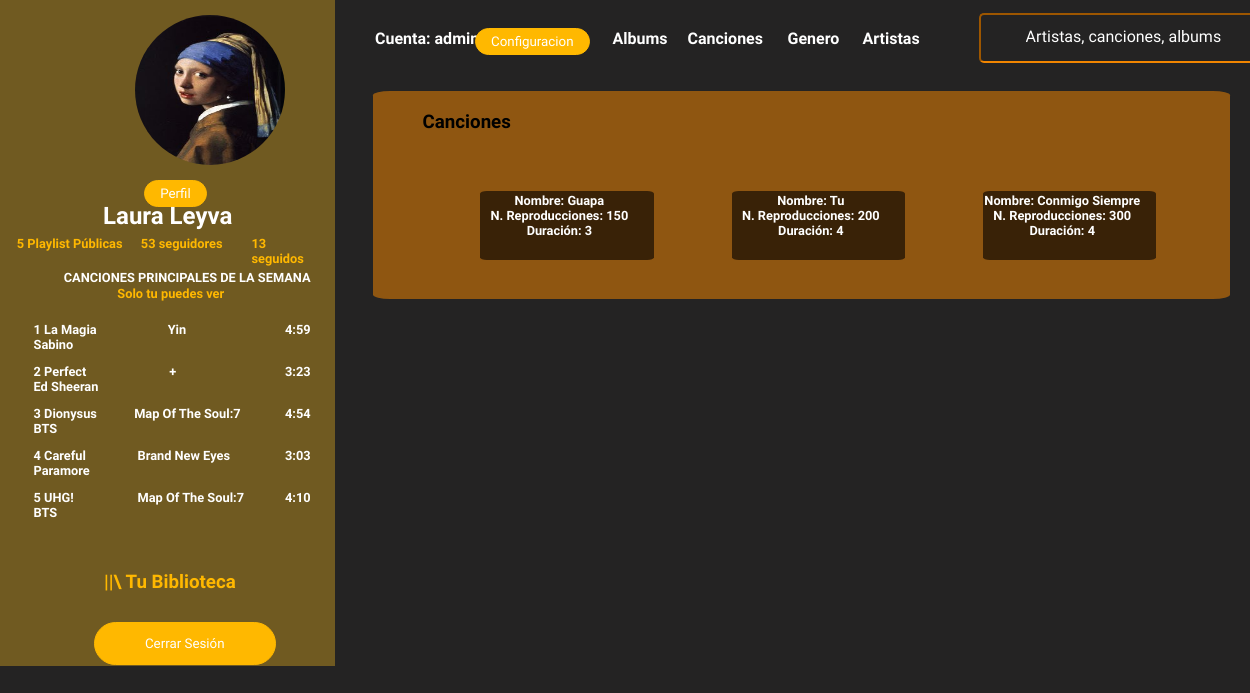
Screenshot of /canciones/ (signed in) with the database file from the repository.
### control_usuarios/models.py (models this page shows, shortened)
class User(AbstractUser):
    avatar = models.ImageField(upload_to='avatares/', default='avatares/logouser.jpg')
    desc = models.TextField(null=True, blank=True)
    num_tel = models.CharField(max_length = 20, null=True, blank=True)
    pais = models.CharField(max_length = 30)
    fecha_nac = models.DateField(default="2018-07-22")
    tipo_us = models.CharField(max_length = 30, default="normal")

### control_musica/models.py (models this page shows, shortened)
class Canciones(models.Model):
    fk_album = models.ForeignKey(Albumes, on_delete=models.CASCADE)
    fk_genero = models.ForeignKey(Generos, on_delete=models.CASCADE)
    cancion = models.CharField(max_length = 50)
    reproducciones = models.IntegerField(default=0)
    duracion = models.IntegerField()
    link =  models.CharField(max_length = 200)

### control_musica/views.py (the view)
# urls.py: path('canciones/', views.canciones_view, name="canciones_view"),
@login_required
def canciones_view(request):
    canciones = Canciones.objects.all()
    return render(request, 'canciones.html', {'canciones':canciones})

### templates/canciones.html
{% extends 'Home.html' %}
{% block content %}
<div class="texto9">
    <h3>Canciones</h3>
</div>
<div class="cards">
    {% for Cancion in canciones %}
    <div onclick="location.href = '{{Cancion.link}}'">
        <h5>Nombre: {{ Cancion.cancion }}<br>N. Reproducciones:  {{ Cancion.reproducciones}}<br>Duración:  {{ Cancion.duracion}} </h5>
    </div>
    {% endfor %}
</div>
{% endblock %}

### templates/Home.html (shortened to what this page needs)
{% load static %}
<!DOCTYPE html>
<html lang="en">
<head>
    <link rel="stylesheet" type="text/css" href="../static/css/Estilos.css">
</head>
<body class="general4">
    <div class="Artistas" onclick="location.href = '/artistas'">
        <h4>Artistas</h4>
    </div>
    <div class="Genero" onclick="location.href = '/generos'">
        <h4>Genero</h4>
    </div>
    <div class="Canciones" onclick="location.href = '/canciones'">
        <h4>Canciones</h4>
    </div>
    <div class="Albums" onclick="location.href = '/home'">
        <h4>Albums</h4>
    </div>
    {% if user.tipo_us == "admin" %}
    <div class="Cuenta_2">
        <h4>Cuenta: {{user.tipo_us}}</h4>
    </div>
    <button type="button" class="config" onclick="location.href = '/configuracion'"> Configuracion </button>
    {% endif %}
    <div class="box">
        <form method="post" action="{% url 'busqueda_view'%}">
        <div class="container-1">
            <input type="search" id="search" placeholder="Artistas, canciones, albums" name="search"/>
        </div>
        </form>
    </div>
    <div class="contenedor-menu">
        <div>
            <img src="{{ user.avatar.url }}" id="imagenes_menu">
        </div>
        <div class="Perfil">
            <button type="button" class="boton-perfil" onclick="location.href = '/change/{{user.id}}'">Perfil</button>
        </div>
        <div class="nom_user">
            <h2>{{user.first_name}} {{user.last_name}}</h2>
        </div>
        <div class="Playlist">
            <h5>5 Playlist Públicas</h5>
        </div>
        <div class="Seguidores">
            <h5>53 seguidores</h5>
        </div>
        <div class="Seguidos">
            <h5>13 seguidos</h5>
        </div>
        <div class="t1">
            <h5>CANCIONES PRINCIPALES DE LA SEMANA</h5>
        </div>
        <div class="t2">
            <h5>Solo tu puedes ver</h5>
        </div>
        <div class="tt1">
            <h5>1 La Magia<br>Sabino</h5>
        </div>
        <div class="tt2">
            <h5>2 Perfect<br>Ed Sheeran</h5>
        </div>
        <div class="tt3">
            <h5>3 Dionysus<br>BTS</h5>
        </div>
        <div class="tt4">
            <h5>4 Careful<br>Paramore</h5>
        </div>
        <div class="tt5">
            <h5>5 UHG!<br>BTS</h5>
        </div>
        <div class="tt6">
            <h5>Yin</h5>
        </div>
        <div class="tt7">
            <h5>+</h5>
        </div>
        <div class="tt8">
            <h5>Map Of The Soul:7</h5>
        </div>
        <div class="tt9">
            <h5>Brand New Eyes</h5>
        </div>
        <div class="tt10">
            <h5>Map Of The Soul:7</h5>
        </div>
        <div class="tt11">
            <h5>4:59</h5>
        </div>
        <div class="tt12">
            <h5>3:23</h5>
        </div>
        <div class="tt13">
            <h5>4:54</h5>
        </div>
        <div class="tt14">
            <h5>3:03</h5>
        </div>
        <div class="tt15">
            <h5>4:10</h5>
        </div>
        <div class="Biblioteca">
            <h3>||\ Tu Biblioteca</h3>
        </div>
        <div class="Cerrar-Sesion">
            <button onclick="location.href = '/logout'">Cerrar Sesión</button>
        </div>
    </div>
    <div class="contenedor-musica">
        {% block content %}
        {% endblock %}
    </div>
</body>
</html>

### rows the page displays
User: tipo_us "admin", avatar (picture), first_name "Laura", last_name "Leyva"
Canciones: cancion "Guapa", reproducciones "150", duracion "3"
Canciones: cancion "Tu", reproducciones "200", duracion "4"
Canciones: cancion "Conmigo Siempre", reproducciones "300", duracion "4"
